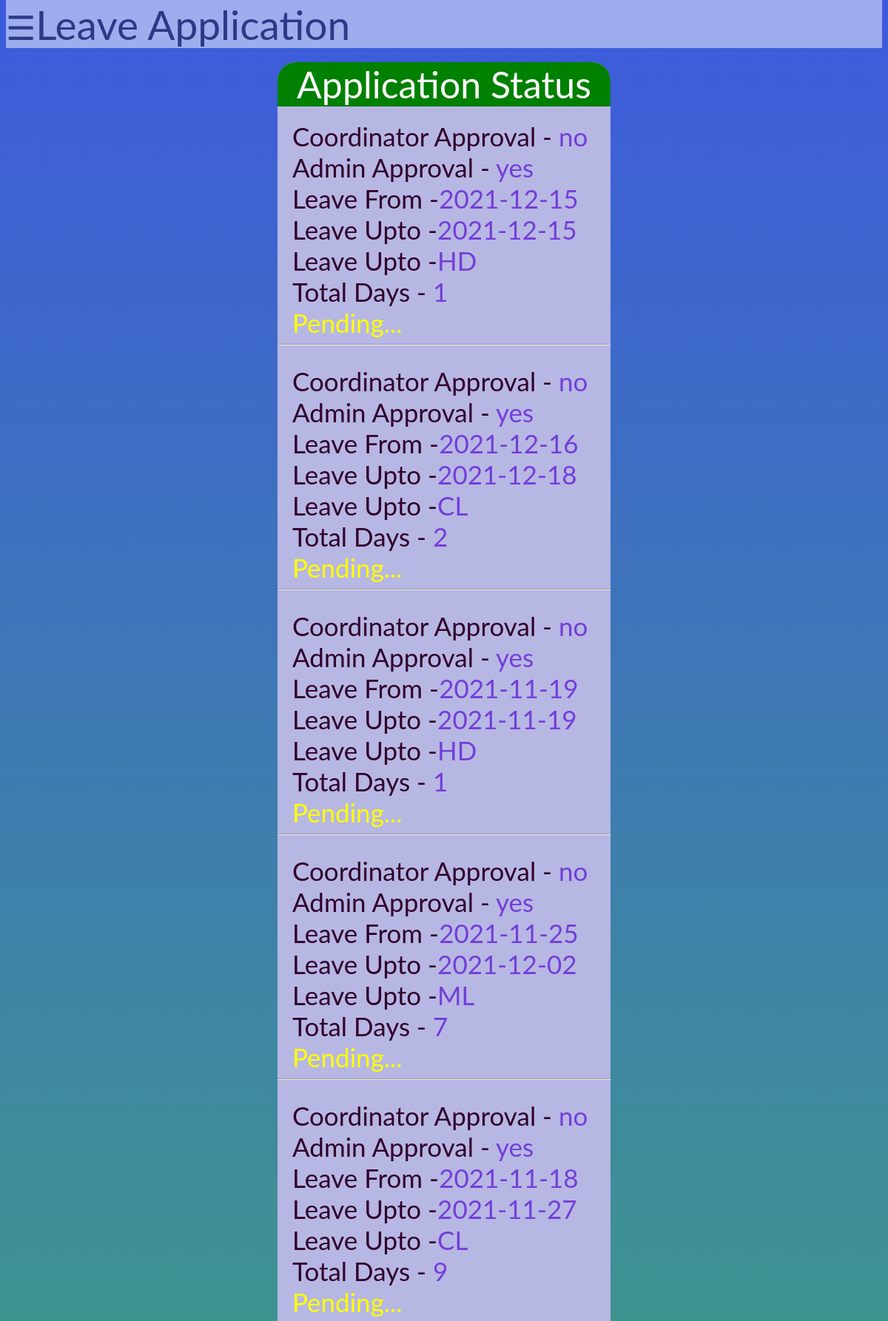
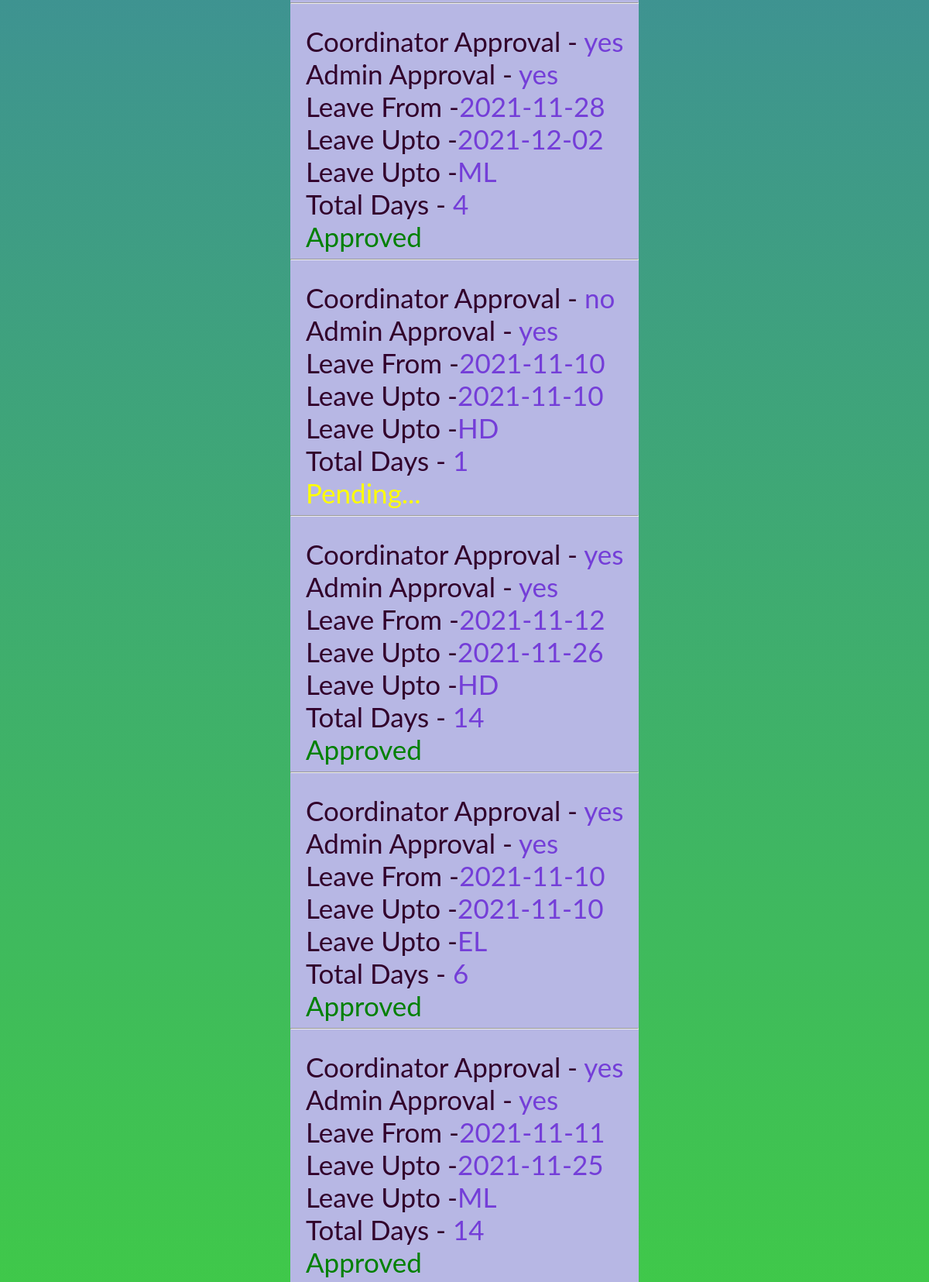
The page /application_status.php (signed in, upper part) on the database its author committed (2 pictures, top to bottom).
### tables this page shows
CREATE TABLE `status` (
  `id` int(18) NOT NULL,
  `username` varchar(20) NOT NULL,
  `coordinator_status` varchar(5) NOT NULL DEFAULT 'no',
  `admin_status` varchar(5) NOT NULL DEFAULT 'no',
  `rejection` varchar(5) NOT NULL DEFAULT 'no',
  `apply_date` date NOT NULL,
  `from_date` date NOT NULL,
  `to_date` date NOT NULL,
  `total_leave` int(10) NOT NULL,
  `reason` varchar(100) NOT NULL,
  `leave_address` varchar(50) NOT NULL,
  `leave_type` varchar(10) NOT NULL
);

### application_status.php (the view, shortened to what this page needs)
<?php
if($_SESSION["position"] == '2'){
  include 'admin_header.php';
  }
?>
<html lang="en">
<head>
</head><body>
    <div id="infodiv"><div id="info">
    <div id="heads">Application Status</div><br>
    <?php
include "config.php";
$username = $_SESSION["username"];
$sql = "SELECT * FROM status WHERE username = '{$username}'  ORDER BY status.id DESC";
                $result = mysqli_query($conn, $sql) or die("Query Failed.");
                if(mysqli_num_rows($result) > 0){
                    while($row = mysqli_fetch_assoc($result)){
?>
<span><label> Coordinator Approval - </label><?php  echo $row['coordinator_status']; ?></span><br>
<span><label> Admin Approval - </label><?php   echo $row['admin_status']; ?></span><br>
<span><label> Leave From -</label><?php  echo $row['from_date']; ?></span><br>
<span><label> Leave Upto -</label><?php   echo $row['to_date']; ?></span><br>
<span><label> Leave Upto -</label><?php   echo $row['leave_type']; ?></span><br>
<span><label> Total Days - </label><?php   echo $row['total_leave']; ?></span><br>
<?php if($row['coordinator_status'] == "yes" && $row['admin_status'] == "yes"){
    echo "<span style='color:green;'>Approved</span><br>";
}elseif($row['rejection'] == "yes"){
    echo "<span style='color:red;'>Rejected</span><br>";
}else{
    echo "<span style='color:yellow;'>Pending...</span><br>";
}
?>
<hr><br>
<?php   } }?>
   </div></div>
</body>
</html>

### admin_header.php (style rules this page uses)
body { font-family: "Lato", sans-serif; margin-top: 0px; padding-top: 0px; user-select: none; }

### application_status.php (style rules this page uses)
body { user-select: none; background: linear-gradient(rgb(61, 90, 221), rgb(64, 233, 30)) fixed; }
#infodiv { justify-content: center; display: flex; }
#info { background-color: rgb(183, 183, 228); width: 450px; height: 100%; border-radius: 25px; }
#heads { justify-content: center; display: flex; font-size:50px; color:white; background: green; border-radius: 25px 25px 0px 0px; }
#info>span { margin-left:20px; color:rgb(116, 62, 216); font-size:35px; }
label { color:rgb(49, 0, 43); }

### rows shown on the page
status: coordinator_status "no", admin_status "yes", from_date "2021-12-15", to_date "2021-12-15", leave_type "HD", total_leave "1", rejection "Pending..."
status: coordinator_status "no", admin_status "yes", from_date "2021-12-16", to_date "2021-12-18", leave_type "CL", total_leave "2", rejection "Pending..."
status: coordinator_status "no", admin_status "yes", from_date "2021-11-19", to_date "2021-11-19", leave_type "HD", total_leave "1", rejection "Pending..."
status: coordinator_status "no", admin_status "yes", from_date "2021-11-25", to_date "2021-12-02", leave_type "ML", total_leave "7", rejection "Pending..."
status: coordinator_status "no", admin_status "yes", from_date "2021-11-18", to_date "2021-11-27", leave_type "CL", total_leave "9", rejection "Pending..."
status: coordinator_status "yes", admin_status "yes", from_date "2021-11-28", to_date "2021-12-02", leave_type "ML", total_leave "4", shows "Approved"
status: coordinator_status "no", admin_status "yes", from_date "2021-11-10", to_date "2021-11-10", leave_type "HD", total_leave "1", rejection "Pending..."
status: coordinator_status "yes", admin_status "yes", from_date "2021-11-12", to_date "2021-11-26", leave_type "HD", total_leave "14", shows "Approved"
status: coordinator_status "yes", admin_status "yes", from_date "2021-11-10", to_date "2021-11-10", leave_type "EL", total_leave "6", shows "Approved"
status: coordinator_status "yes", admin_status "yes", from_date "2021-11-11", to_date "2021-11-25", leave_type "ML", total_leave "14", shows "Approved"
